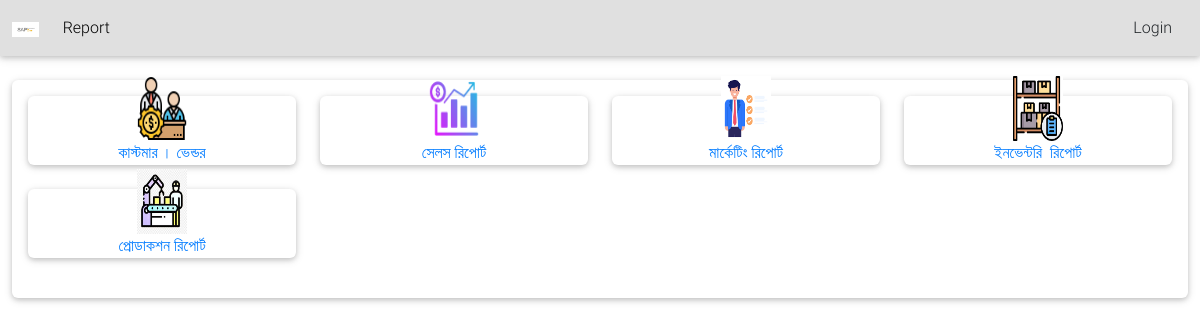
The page /report/ on the database its author committed.
### Report/models.py (models this page shows, shortened)
class Post(models.Model):
    title = models.CharField(max_length=200, unique=True)
    slug = models.SlugField(max_length=200, unique=True)
    author = models.ForeignKey(User, on_delete= models.CASCADE,related_name='blog_posts')
    updated_on = models.DateTimeField(auto_now= True)
    content = HTMLField() # Change This Line
    created_on = models.DateTimeField(auto_now_add=True)
    status = models.IntegerField(choices=STATUS, default=0)
    logo = models.ImageField(upload_to='reportlogo/', null=True, blank=True)
    class Meta:
        ordering = ['-created_on']

### Report/views.py (the view)
# urls.py: path('', views.post_list, name='post_list'),
def post_list(request):
    posts = Post.objects.filter(status=1).order_by('-created_on')
    return render(request, 'post_list.html', {'posts': posts})

### Report/templates/post_list.html
{% extends 'basereport.html' %}
{% load static %}
{% block content %}
<section class="section card mb-5">
    <div class="card-body">
        <div class="row">
            {% for post in posts %}
            <div class="col-xl-3 col-md-6 mb-xl-0 mb-4 pb-4">
        <div class="card card-cascade cascading-admin-card">
            <div class="admin-up text-center">
                {% if post.logo %}
                <img src="{{ post.logo.url }}" alt="{{ post.title }} Logo" width="50" height="65">
                {% endif %}
              <div class="data">
               <a href="{% url 'post_detail' post.slug %}">{{ post.title }}</a>
              </div>
            </div>
          </div>
        </div>
            {% empty %}
            <p>No posts available.</p>
            {% endfor %}
        </div>
</div>
</section>
{% endblock %}

### templates/basereport.html (style rules this page uses)
.cascading-admin-card .admin-up { margin-left: 4%; margin-right: 4%; margin-top: -1.25rem; }

### rows shown on the page
Post: logo (picture), title "কাস্টমার । ভেন্ডর"
Post: logo (picture), title "সেলস রিপোর্ট"
Post: logo (picture), title "মার্কেটিং রিপোর্ট"
Post: logo (picture), title "ইনভেন্টরি রিপোর্ট"
Post: logo (picture), title "প্রোডাকশন রিপোর্ট"
